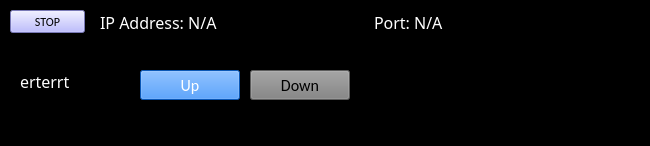
<?xml version="1.0" encoding="UTF-8"?>
<ui version="4.0">
 <class>MainWindow</class>
 <widget class="QMainWindow" name="MainWindow">
  <property name="geometry">
   <rect>
    <x>0</x>
    <y>0</y>
    <width>650</width>
    <height>146</height>
   </rect>
  </property>
  <property name="windowTitle">
   <string>Shutter Control</string>
  </property>
  <property name="styleSheet">
   <string notr="true">background-color: rgb(0, 0, 0);
selection-color: rgb(255, 0, 0);</string>
  </property>
  <property name="toolButtonStyle">
   <enum>Qt::ToolButtonIconOnly</enum>
  </property>
  <widget class="QWidget" name="centralwidget">
   <widget class="QPushButton" name="stop_button">
    <property name="enabled">
     <bool>true</bool>
    </property>
    <property name="geometry">
     <rect>
      <x>10</x>
      <y>10</y>
      <width>75</width>
      <height>23</height>
     </rect>
    </property>
    <property name="font">
     <font>
      <family>Calibri</family>
     </font>
    </property>
    <property name="mouseTracking">
     <bool>false</bool>
    </property>
    <property name="autoFillBackground">
     <bool>false</bool>
    </property>
    <property name="styleSheet">
     <string notr="true">background-color: rgb(170, 170, 255);</string>
    </property>
    <property name="text">
     <string>STOP</string>
    </property>
    <property name="checkable">
     <bool>true</bool>
    </property>
   </widget>
   <widget class="QWidget" name="layoutWidget">
    <property name="geometry">
     <rect>
      <x>100</x>
      <y>10</y>
      <width>541</width>
      <height>25</height>
     </rect>
    </property>
    <layout class="QHBoxLayout" name="horizontalLayout_5">
     <item>
      <widget class="QLabel" name="ip_label">
       <property name="font">
        <font>
         <family>Calibri Light</family>
         <pointsize>12</pointsize>
         <weight>3</weight>
         <italic>false</italic>
         <bold>false</bold>
        </font>
       </property>
       <property name="styleSheet">
        <string notr="true">color: rgb(255, 255, 255);
font: 25 12pt &quot;Calibri Light&quot;;</string>
       </property>
       <property name="text">
        <string>&lt;html&gt;&lt;head/&gt;&lt;body&gt;&lt;p&gt;&lt;span style=&quot; color:#ffffff;&quot;&gt;IP Address: N/A&lt;/span&gt;&lt;/p&gt;&lt;/body&gt;&lt;/html&gt;</string>
       </property>
      </widget>
     </item>
     <item>
      <widget class="QLabel" name="port_label">
       <property name="font">
        <font>
         <family>Calibri Light</family>
         <pointsize>12</pointsize>
         <weight>3</weight>
         <italic>false</italic>
         <bold>false</bold>
        </font>
       </property>
       <property name="styleSheet">
        <string notr="true">color: rgb(255, 255, 255);
font: 25 12pt &quot;Calibri Light&quot;;</string>
       </property>
       <property name="text">
        <string>&lt;html&gt;&lt;head/&gt;&lt;body&gt;&lt;p&gt;&lt;span style=&quot; color:#ffffff;&quot;&gt;Port: N/A&lt;/span&gt;&lt;/p&gt;&lt;/body&gt;&lt;/html&gt;</string>
       </property>
      </widget>
     </item>
    </layout>
   </widget>
   <widget class="QPushButton" name="down_button">
    <property name="enabled">
     <bool>true</bool>
    </property>
    <property name="geometry">
     <rect>
      <x>250</x>
      <y>70</y>
      <width>100</width>
      <height>30</height>
     </rect>
    </property>
    <property name="font">
     <font>
      <family>Calibri</family>
      <pointsize>12</pointsize>
     </font>
    </property>
    <property name="mouseTracking">
     <bool>false</bool>
    </property>
    <property name="autoFillBackground">
     <bool>false</bool>
    </property>
    <property name="styleSheet">
     <string notr="true">color: rgb(190, 190, 190)rgb(255, 255, 255);
background-color: rgb(129, 129, 129);</string>
    </property>
    <property name="text">
     <string>Down</string>
    </property>
    <property name="checkable">
     <bool>false</bool>
    </property>
   </widget>
   <widget class="QLabel" name="button_label">
    <property name="geometry">
     <rect>
      <x>20</x>
      <y>70</y>
      <width>101</width>
      <height>21</height>
     </rect>
    </property>
    <property name="font">
     <font>
      <family>Calibri Light</family>
      <pointsize>12</pointsize>
      <weight>3</weight>
      <italic>false</italic>
      <bold>false</bold>
     </font>
    </property>
    <property name="styleSheet">
     <string notr="true">color: rgb(255, 255, 255);
font: 25 12pt &quot;Calibri Light&quot;;</string>
    </property>
    <property name="text">
     <string>&lt;html&gt;&lt;head/&gt;&lt;body&gt;&lt;p&gt;erterrt&lt;/p&gt;&lt;/body&gt;&lt;/html&gt;</string>
    </property>
   </widget>
   <widget class="QPushButton" name="up_button">
    <property name="enabled">
     <bool>true</bool>
    </property>
    <property name="geometry">
     <rect>
      <x>140</x>
      <y>70</y>
      <width>100</width>
      <height>30</height>
     </rect>
    </property>
    <property name="font">
     <font>
      <family>Calibri</family>
      <pointsize>12</pointsize>
     </font>
    </property>
    <property name="mouseTracking">
     <bool>false</bool>
    </property>
    <property name="autoFillBackground">
     <bool>false</bool>
    </property>
    <property name="styleSheet">
     <string notr="true">background-color: rgb(14, 122, 255);
color: rgb(255, 255, 255);</string>
    </property>
    <property name="text">
     <string>Up</string>
    </property>
    <property name="checkable">
     <bool>false</bool>
    </property>
   </widget>
  </widget>
  <widget class="QMenuBar" name="menubar">
   <property name="enabled">
    <bool>true</bool>
   </property>
   <property name="geometry">
    <rect>
     <x>0</x>
     <y>0</y>
     <width>650</width>
     <height>21</height>
    </rect>
   </property>
  </widget>
  <widget class="QStatusBar" name="statusbar">
   <property name="enabled">
    <bool>true</bool>
   </property>
  </widget>
 </widget>
 <resources/>
 <connections/>
</ui>
